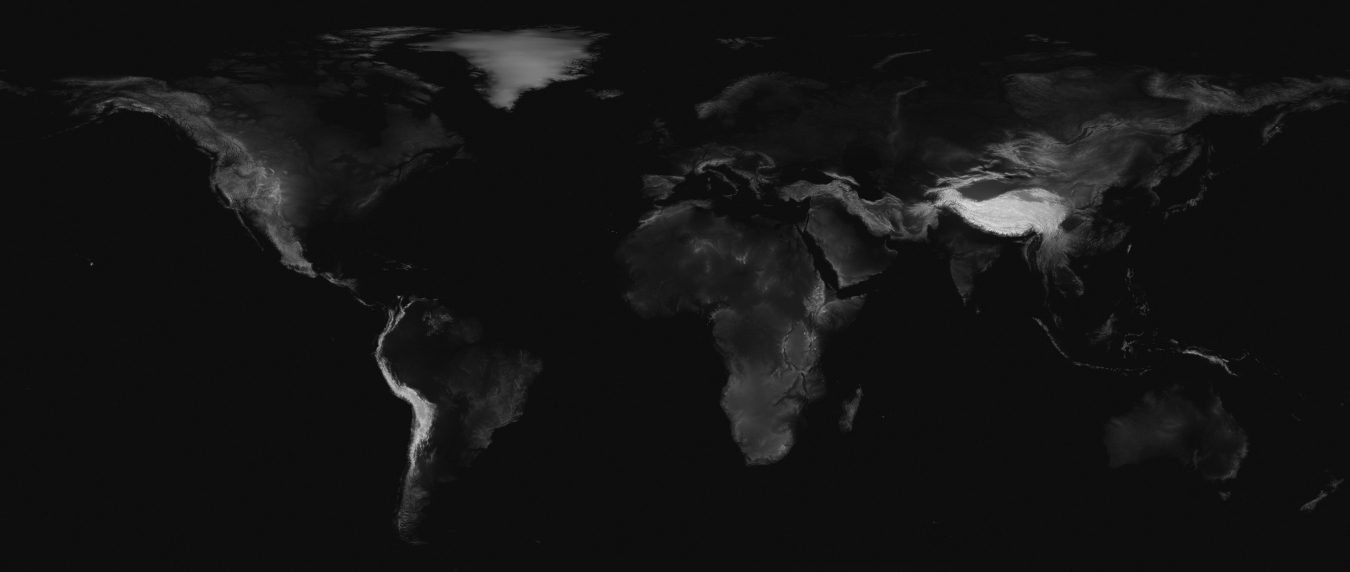
#> input picture images/world_elevation.jpg, 5400 x 2288 px (shown at 1/4 size)
$ python main.py images/world_elevation.jpg
#> lines starting #> are read from the running program, lines starting #| are printed output that depends on the picture; after the words box and inside, x2 and y2 are one past the last pixel; in counts of white or black regions, pixels touching at a corner belong together
import sys
import random
import numpy as np
import matplotlib.pyplot as plt
import matplotlib.image as mpimg
from matplotlib.widgets import Slider, Button, TextBox
from scipy.ndimage import gaussian_filter
from skimage import morphology
from skimage.draw import line
from skimage.transform import resize

if len(sys.argv) != 2:
    print("Usage: python3 main.py image.png")
    exit(1)

##############
# PARAMETERS #
##############

SUPERSAMPLE = 2

horizontalsize = 500
verticalsize = 500
horizontalpad = 50
verticalpad = 50
thickness = 1
lines = 40
noise = 5
offsetscale = 5
sourceblur = 5
randomfrequency = 0.3

# Load source image as greyscale (just red channel)
originalsource = mpimg.imread(sys.argv[1])
#> originalsource is the input picture: shape (2288, 5400); min 0, max 255, mean 20.3
if len(originalsource.shape) > 2:
    originalsource = originalsource[:,:,0]

fig = plt.figure()
ax = plt.subplot()
fig.subplots_adjust(bottom=0.5)

im = np.zeros((verticalsize + verticalpad * 2, horizontalsize + horizontalpad * 2))
im_ax = ax.imshow(im, cmap='gray', interpolation='bicubic', vmin=0, vmax=1.0)

######################################################
#                NOISE FUNCTION:                     #
# I tuned this by eye to resemble the original album #
# cover, might not be the best for other data        #
######################################################
t1 = 0
t2 = 0
def getnoise():
    global t1, t2
    t1 += (random.random() - 0.3) * randomfrequency
    t2 += (random.random() - 0.3) * randomfrequency
    return (1 + np.sin(t1)) * (1 + np.sin(1.5 * t2))

# For some reason np.clip() is slow on scalars
def clip(val, vmin, vmax):
    return int(vmin if val < vmin else vmax if val > vmax else val)

######################################################
#                 DRAW FUNCTION:                     #
# Very unoptimized, basically draws pixel-by-pixel.  #
######################################################

def draw():
    global im

    # Blur a bit so the lines are more contiguous
    source = gaussian_filter(originalsource, sigma = sourceblur)

    resultshape = (verticalsize + verticalpad * 2, horizontalsize + horizontalpad * 2)
    imshape = (resultshape[0] * SUPERSAMPLE, resultshape[1] * SUPERSAMPLE)

    im = np.zeros(imshape)
    minheights = [float("inf")] * imshape[1]

    for i in range(lines):
        height = int(verticalpad + (verticalsize - thickness) / (lines - 1) * (lines - i - 1))
        lastoffset = None

        curvecoords = ([],[])

        source_y = int(source.shape[0] * (lines - i - 1) / lines)

        for x in range(horizontalsize):
            source_x = int(source.shape[1] * x / horizontalsize)

            # Get color at source image (aka intensity)
            intensity = source[source_y][source_x]
            offset = -(noise * getnoise() * intensity + offsetscale * intensity)
            if lastoffset is None:
                lastoffset = offset

            # Get starting and ending points of line segment
            oldlineheight = (height + lastoffset) * SUPERSAMPLE
            lineheight = (height + offset) * SUPERSAMPLE
            oldlineheight = clip(oldlineheight, 0, im.shape[0] - 1)
            lineheight = clip(lineheight, 0, im.shape[0] - 1)
            linestart = int((x + horizontalpad) * SUPERSAMPLE)
            lineend = int((x + horizontalpad + 1) * SUPERSAMPLE)

            # Get points of curve
            rr, cc = line(oldlineheight, linestart, lineheight, lineend)
            curvecoords[0].extend(rr)
            curvecoords[1].extend(cc)

            lastoffset = offset

        # Ensure that we don't draw below the previous peaks
        newminheights = list(minheights)
        for i in range(len(curvecoords[0]))[::-1]:
            col = curvecoords[1][i]
            curheight = curvecoords[0][i]
            if curheight > minheights[col]:
                del curvecoords[0][i]
                del curvecoords[1][i]
            else:
                newminheights[col] = min(newminheights[col], curheight)
        minheights = newminheights
        im[curvecoords[0], curvecoords[1]] = 1

        # Seed noise by random amount
        for _ in range(random.randrange(horizontalsize)):
            getnoise()
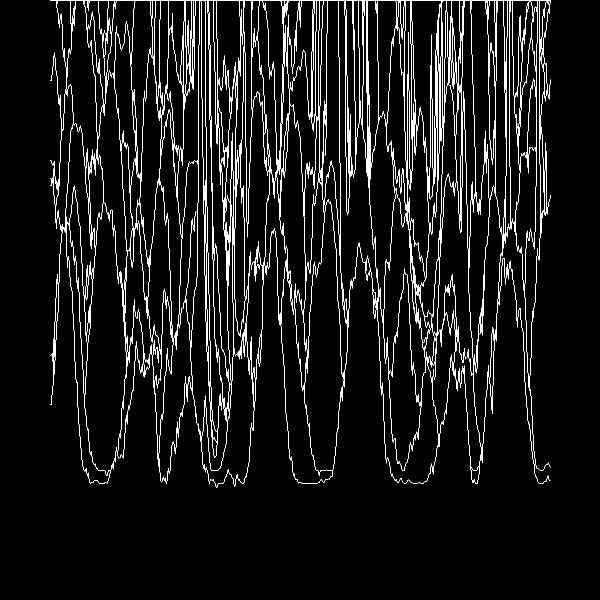
#> im: shape (1200, 1200) float64 (shown at 1/2 size); values 0 (black) and 1 (white), 5.5% white in thin lines or dots, all inside (x1, y1, x2, y2) = (100, 0, 1101, 976)

    # Add thickness to the lines
    im = morphology.dilation(im, morphology.disk(radius=thickness * SUPERSAMPLE))
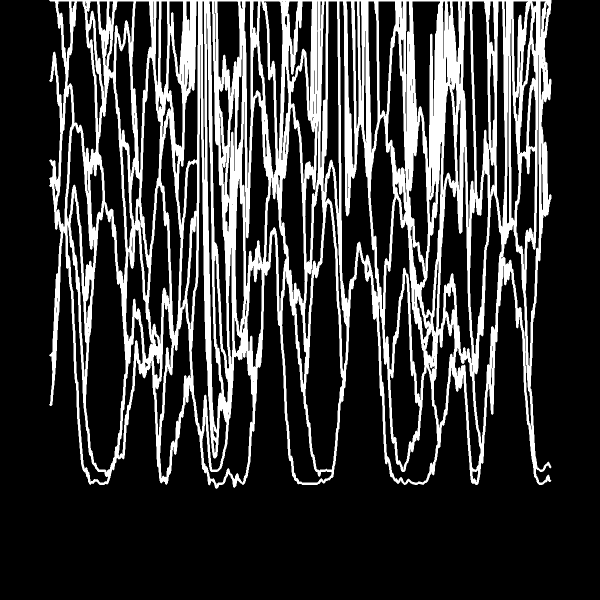
#> im: shape (1200, 1200) float64 (shown at 1/2 size); values 0 (black) and 1 (white), 22.1% white; 1 white region, box (x1, y1, x2, y2) and area: (98, 0, 1103, 978) 318687

    # Shrink to result size (in case of supersampling)
    im = resize(im, resultshape, anti_aliasing=True)
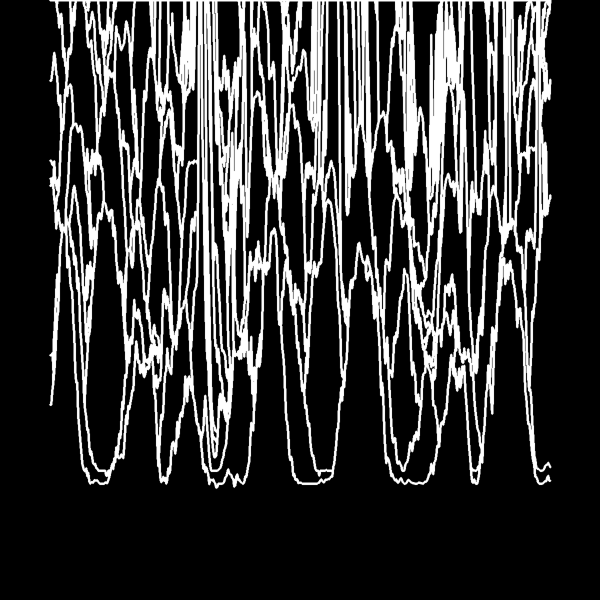
#> im: shape (600, 600) float64; min 0, max 1, mean 0.221

    # Blurring can help the final look
    im = gaussian_filter(im, sigma = 1)
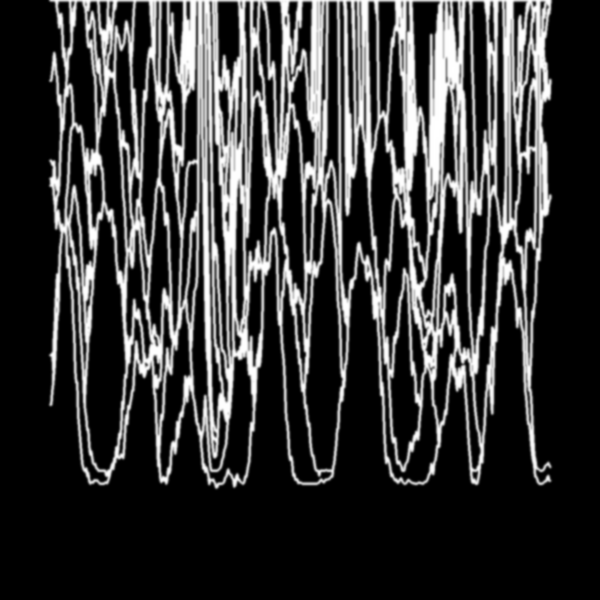
#> im: shape (600, 600) float64; min 0, max 1, mean 0.221

    global im_ax
    im_ax = ax.imshow(im, cmap='gray', interpolation='bicubic', vmin=0, vmax=1.0)

draw()

###################
# Boring UI stuff #
###################

uiheight = 0
def addheight(val):
    global uiheight
    uiheight += val
    return uiheight

savefilename = ".".join(sys.argv[1].split(".")[:-1])
savefilename += "_out.png"
savefilenamebox = TextBox(fig.add_axes([0.25, addheight(0.01), 0.35, 0.03]), "Filename", initial=savefilename)
savebutton = Button(fig.add_axes([0.65, addheight(0.0), 0.1, 0.03]), 'Save')
thicknessslider = Slider(fig.add_axes([0.25, addheight(0.04), 0.5, 0.03]), 'Thickness', 1, 10, valinit=thickness, valfmt='%d')
linesslider = Slider(fig.add_axes([0.25, addheight(0.04), 0.5, 0.03]), 'Lines', 2, 100, valinit=lines, valfmt='%d')
noiseslider = Slider(fig.add_axes([0.25, addheight(0.04), 0.5, 0.03]), 'Noise', 0, 10, valinit=np.sqrt(noise), valfmt='%f')
offsetscaleslider = Slider(fig.add_axes([0.25, addheight(0.04), 0.5, 0.03]), 'Offset', 0, 10, valinit=np.sqrt(offsetscale), valfmt='%f')
hsizeslider = Slider(fig.add_axes([0.25, addheight(0.04), 0.5, 0.03]), 'Horizontal Size', 0, 2000, valinit=horizontalsize, valfmt='%d')
vsizeslider = Slider(fig.add_axes([0.25, addheight(0.04), 0.5, 0.03]), 'Vertical Size', 0, 2000, valinit=verticalsize, valfmt='%d')
hpadslider = Slider(fig.add_axes([0.25, addheight(0.04), 0.5, 0.03]), 'Horizontal Padding', 0, 1000, valinit=horizontalpad, valfmt='%d')
vpadslider = Slider(fig.add_axes([0.25, addheight(0.04), 0.5, 0.03]), 'Vertical Padding', 0, 1000, valinit=verticalpad, valfmt='%d')
sourceblurslider = Slider(fig.add_axes([0.25, addheight(0.04), 0.5, 0.03]), 'Source Blur', 0, 100, valinit=sourceblur, valfmt='%d')
randomfrequencyslider = Slider(fig.add_axes([0.25, addheight(0.04), 0.5, 0.03]), 'Random Frequency', 0, 1, valinit=randomfrequency, valfmt='%f')

def updatesavefilename(newname):
    global savefilename
    savefilename = newname

def save(event):
    plt.imsave(savefilename, im, cmap='gray', vmin=0, vmax=1.0)

# [49 lines left out: functions updatethickness, updatelines, updatenoise, updateoffset, updatehsize, updatevsize and 4 more, not called in this run]

savefilenamebox.on_text_change(updatesavefilename)
savebutton.on_clicked(save)
thicknessslider.on_changed(updatethickness)
linesslider.on_changed(updatelines)
noiseslider.on_changed(updatenoise)
offsetscaleslider.on_changed(updateoffset)
hsizeslider.on_changed(updatehsize)
vsizeslider.on_changed(updatevsize)
hpadslider.on_changed(updatehpad)
vpadslider.on_changed(updatevpad)
sourceblurslider.on_changed(updatesourceblur)
randomfrequencyslider.on_changed(updaterandomfrequency)

plt.show()
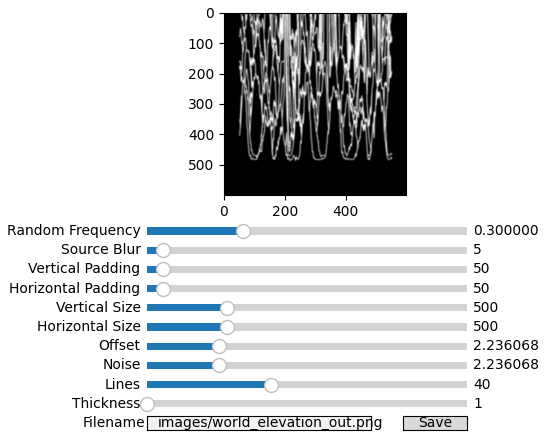
#> figure drawn by matplotlib, 12 panels
